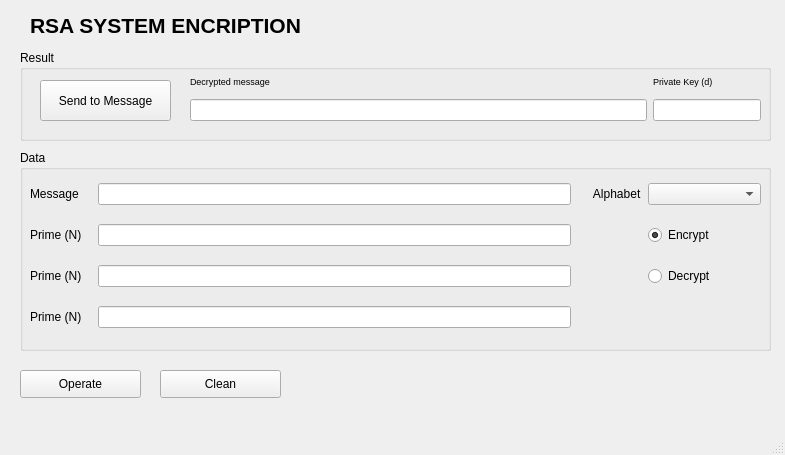
<?xml version="1.0" encoding="UTF-8"?>
<ui version="4.0">
 <class>RSASystem</class>
 <widget class="QMainWindow" name="RSASystem">
  <property name="geometry">
   <rect>
    <x>0</x>
    <y>0</y>
    <width>785</width>
    <height>455</height>
   </rect>
  </property>
  <property name="sizePolicy">
   <sizepolicy hsizetype="Maximum" vsizetype="Preferred">
    <horstretch>0</horstretch>
    <verstretch>0</verstretch>
   </sizepolicy>
  </property>
  <property name="windowTitle">
   <string>MainWindow</string>
  </property>
  <widget class="QWidget" name="centralwidget">
   <widget class="QPushButton" name="btnOperate">
    <property name="geometry">
     <rect>
      <x>20</x>
      <y>370</y>
      <width>121</width>
      <height>28</height>
     </rect>
    </property>
    <property name="text">
     <string>Operate</string>
    </property>
   </widget>
   <widget class="QPushButton" name="btnClean">
    <property name="geometry">
     <rect>
      <x>160</x>
      <y>370</y>
      <width>121</width>
      <height>28</height>
     </rect>
    </property>
    <property name="text">
     <string>Clean</string>
    </property>
   </widget>
   <widget class="QGroupBox" name="groupBox">
    <property name="geometry">
     <rect>
      <x>20</x>
      <y>150</y>
      <width>751</width>
      <height>201</height>
     </rect>
    </property>
    <property name="title">
     <string>Data</string>
    </property>
    <widget class="QWidget" name="gridLayoutWidget_2">
     <property name="geometry">
      <rect>
       <x>10</x>
       <y>20</y>
       <width>731</width>
       <height>171</height>
      </rect>
     </property>
     <layout class="QGridLayout" name="gridLayout">
      <item row="2" column="3">
       <widget class="QRadioButton" name="rbDecrypt">
        <property name="text">
         <string>Decrypt</string>
        </property>
       </widget>
      </item>
      <item row="0" column="2">
       <widget class="QLabel" name="lblAlphabet">
        <property name="text">
         <string>     Alphabet</string>
        </property>
       </widget>
      </item>
      <item row="2" column="1">
       <widget class="QLineEdit" name="txtPrime2"/>
      </item>
      <item row="0" column="1">
       <widget class="QLineEdit" name="txtMessage">
        <property name="sizePolicy">
         <sizepolicy hsizetype="Expanding" vsizetype="Fixed">
          <horstretch>0</horstretch>
          <verstretch>0</verstretch>
         </sizepolicy>
        </property>
       </widget>
      </item>
      <item row="0" column="0">
       <widget class="QLabel" name="lblMessage">
        <property name="text">
         <string>Message    </string>
        </property>
       </widget>
      </item>
      <item row="1" column="0">
       <widget class="QLabel" name="lblPrime1">
        <property name="text">
         <string>Prime (N)</string>
        </property>
       </widget>
      </item>
      <item row="1" column="1">
       <widget class="QLineEdit" name="txtPrime1"/>
      </item>
      <item row="0" column="3">
       <widget class="QComboBox" name="cmbAlphabet">
        <property name="sizePolicy">
         <sizepolicy hsizetype="Minimum" vsizetype="Fixed">
          <horstretch>0</horstretch>
          <verstretch>0</verstretch>
         </sizepolicy>
        </property>
       </widget>
      </item>
      <item row="1" column="3">
       <widget class="QRadioButton" name="rbEncrypt">
        <property name="text">
         <string>Encrypt              </string>
        </property>
        <property name="checked">
         <bool>true</bool>
        </property>
       </widget>
      </item>
      <item row="2" column="0">
       <widget class="QLabel" name="lblPrime2">
        <property name="text">
         <string>Prime (N)</string>
        </property>
       </widget>
      </item>
      <item row="3" column="1">
       <widget class="QLineEdit" name="txtPrime3"/>
      </item>
      <item row="3" column="0">
       <widget class="QLabel" name="lblPrime3">
        <property name="text">
         <string>Prime (N)</string>
        </property>
       </widget>
      </item>
     </layout>
    </widget>
   </widget>
   <widget class="QLabel" name="lblTitle">
    <property name="geometry">
     <rect>
      <x>30</x>
      <y>10</y>
      <width>401</width>
      <height>31</height>
     </rect>
    </property>
    <property name="font">
     <font>
      <pointsize>16</pointsize>
      <weight>75</weight>
      <bold>true</bold>
     </font>
    </property>
    <property name="text">
     <string>RSA SYSTEM ENCRIPTION</string>
    </property>
   </widget>
   <widget class="QGroupBox" name="groupBox_2">
    <property name="geometry">
     <rect>
      <x>20</x>
      <y>50</y>
      <width>751</width>
      <height>91</height>
     </rect>
    </property>
    <property name="title">
     <string>Result</string>
    </property>
    <widget class="QPushButton" name="btnSTM">
     <property name="geometry">
      <rect>
       <x>20</x>
       <y>30</y>
       <width>131</width>
       <height>41</height>
      </rect>
     </property>
     <property name="text">
      <string>Send to Message</string>
     </property>
    </widget>
    <widget class="QWidget" name="gridLayoutWidget">
     <property name="geometry">
      <rect>
       <x>170</x>
       <y>20</y>
       <width>571</width>
       <height>51</height>
      </rect>
     </property>
     <layout class="QGridLayout" name="gridLayout_2">
      <item row="0" column="0">
       <widget class="QLabel" name="lblResult">
        <property name="font">
         <font>
          <pointsize>7</pointsize>
         </font>
        </property>
        <property name="text">
         <string>Decrypted message</string>
        </property>
       </widget>
      </item>
      <item row="1" column="0">
       <widget class="QLineEdit" name="txtResult"/>
      </item>
      <item row="1" column="1">
       <widget class="QLineEdit" name="txtPrivKey">
        <property name="sizePolicy">
         <sizepolicy hsizetype="Preferred" vsizetype="Fixed">
          <horstretch>0</horstretch>
          <verstretch>0</verstretch>
         </sizepolicy>
        </property>
       </widget>
      </item>
      <item row="0" column="1">
       <widget class="QLabel" name="lblPrivKey">
        <property name="font">
         <font>
          <pointsize>7</pointsize>
         </font>
        </property>
        <property name="text">
         <string>Private Key (d)</string>
        </property>
       </widget>
      </item>
     </layout>
    </widget>
   </widget>
  </widget>
  <widget class="QMenuBar" name="menubar">
   <property name="geometry">
    <rect>
     <x>0</x>
     <y>0</y>
     <width>785</width>
     <height>26</height>
    </rect>
   </property>
  </widget>
  <widget class="QStatusBar" name="statusbar"/>
 </widget>
 <resources/>
 <connections/>
</ui>
